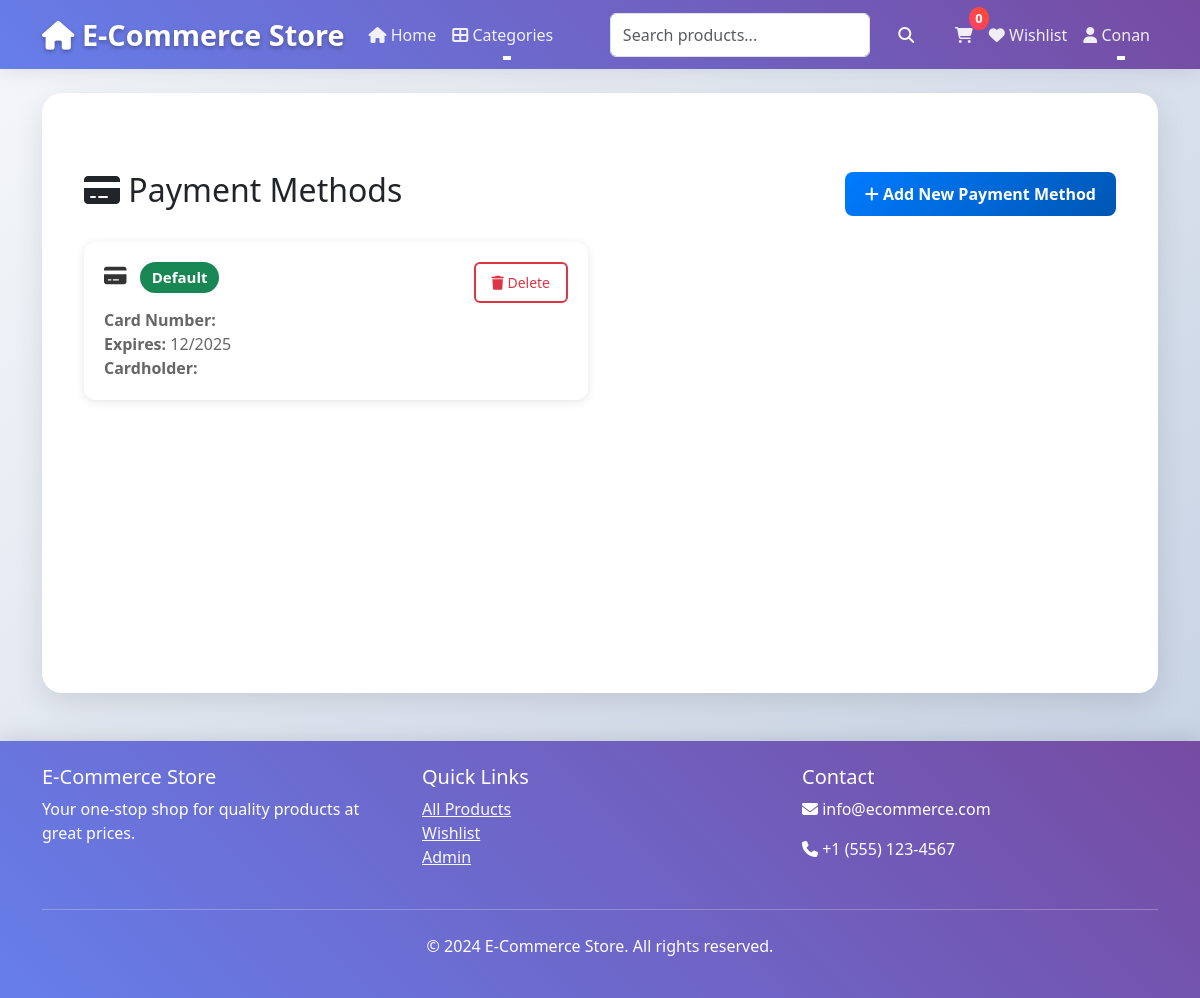
/payment-methods/ (signed in), run on the app's committed database.
### store/models.py (models this page shows, shortened)
class PaymentMethod(models.Model):
    PAYMENT_TYPES = [
        ("credit_card", "Credit Card"),
        ("debit_card", "Debit Card"),
        ("paypal", "PayPal"),
        ("bank_transfer", "Bank Transfer"),
    ]
    user = models.ForeignKey(
        User, on_delete=models.CASCADE, related_name="payment_methods"
    )
    payment_type = models.CharField(max_length=20, choices=PAYMENT_TYPES)
    card_number = models.CharField(
        max_length=19, blank=True, help_text="Encrypted card number"
    )
    cardholder_name = models.CharField(max_length=100, blank=True)
    card_last_four = models.CharField(max_length=4, blank=True)
    card_brand = models.CharField(max_length=20, blank=True)
    expiry_month = models.CharField(max_length=2, blank=True)
    expiry_year = models.CharField(max_length=4, blank=True)
    billing_address = models.ForeignKey(
        Address,
        on_delete=models.CASCADE,
        null=True,
        blank=True,
        related_name="payment_methods",
    )
    is_default = models.BooleanField(default=False)
    is_active = models.BooleanField(default=True)
    created_at = models.DateTimeField(auto_now_add=True)
    updated_at = models.DateTimeField(auto_now=True)
    class Meta:
        verbose_name = "Payment Method"
        verbose_name_plural = "Payment Methods"
        ordering = ["-is_default", "-created_at"]

### store/auth_views.py (the view)
class PaymentMethodListView(LoginRequiredMixin, ListView):
    model = PaymentMethod
    template_name = "store/auth/payment_method_list.html"
    context_object_name = "payment_methods"
    login_url = reverse_lazy("store:login")
    def get_queryset(self):
        return PaymentMethod.objects.filter(user=self.request.user, is_active=True)
    def get_context_data(self, **kwargs):
        context = super().get_context_data(**kwargs)
        context["title"] = "Payment Methods"
        context["subtitle"] = "Manage your payment information"
        return context

### store/context_processors.py (called while the page is built)
def categories(request):
    return {"categories": Category.objects.filter(is_active=True).order_by("name")}

### store/models.py (called while the page is built)
    def get_absolute_url(self):
        return reverse("store:category_detail", kwargs={"slug": self.slug})

### templates/store/auth/payment_method_list.html (shortened to what this page needs)
{% extends 'base.html' %}
{% load static %}
{% block content %}
<div class="container mt-5">
    <div class="row">
        <div class="col-md-12">
            <div class="d-flex justify-content-between align-items-center mb-4">
                <h2>
                    <i class="fas fa-credit-card"></i> Payment Methods
                </h2>
                <a href="{% url 'store:payment_method_create' %}" class="btn btn-primary">
                    <i class="fas fa-plus"></i> Add New Payment Method
                </a>
            </div>
            {% if payment_methods %}
                <div class="row">
                    {% for payment_method in payment_methods %}
                        <div class="col-md-6 mb-4">
                            <div class="card payment-method-card">
                                <div class="card-body">
                                    <div class="d-flex justify-content-between align-items-start">
                                        <div class="payment-info">
                                            <h5 class="card-title">
                                                <i class="fas fa-credit-card"></i>
                                                {% if payment_method.is_default %}
                                                    <span class="badge bg-success ms-2">Default</span>
                                                {% endif %}
                                            </h5>
                                            <p class="card-text">
                                                <strong>Card Number:</strong> {{ payment_method.card_number }}<br>
                                                <strong>Expires:</strong> {{ payment_method.expiry_month }}/{{ payment_method.expiry_year }}<br>
                                                <strong>Cardholder:</strong> {{ payment_method.cardholder_name }}
                                            </p>
                                        </div>
                                        <div class="payment-actions">
                                            <a href="{% url 'store:payment_method_delete' payment_method.id %}"
                                               class="btn btn-outline-danger btn-sm"
                                               onclick="return confirm('Are you sure you want to delete this payment method?')">
                                                <i class="fas fa-trash"></i> Delete
                                            </a>
                                        </div>
                                    </div>
                                </div>
                            </div>
                        </div>
                    {% endfor %}
                </div>
            {% endif %}
        </div>
    </div>
</div>
{% endblock %}

### templates/base.html (shortened to what this page needs)
<!DOCTYPE html>
<html lang="en">
<head>
    <link href="https://cdn.jsdelivr.net/npm/bootstrap@5.3.0/dist/css/bootstrap.min.css" rel="stylesheet">
    <link href="https://cdnjs.cloudflare.com/ajax/libs/font-awesome/6.4.0/css/all.min.css" rel="stylesheet">
</head>
<body>
    <nav class="navbar navbar-expand-lg navbar-dark bg-dark">
        <div class="container">
            <a class="navbar-brand" href="{% url 'store:home' %}">
                <i class="fas fa-home"></i> E-Commerce Store
            </a>
            <div class="collapse navbar-collapse" id="navbarNav">
                <ul class="navbar-nav me-auto">
                    <li class="nav-item">
                        <a class="nav-link" href="{% url 'store:product_list' %}">
                            <i class="fas fa-home"></i> Home
                        </a>
                    </li>
                    <li class="nav-item dropdown">
                        <a class="nav-link dropdown-toggle" href="#" role="button" data-bs-toggle="dropdown">
                            <i class="fas fa-th-large"></i> Categories
                        </a>
                    </li>
                </ul>
                <form class="d-flex search-form me-3" method="get" action="{% url 'store:search' %}">
                    <input class="form-control me-2" type="search" name="search" placeholder="Search products..."
                           value="{{ request.GET.search }}" aria-label="Search">
                    <button class="btn btn-outline-light" type="submit">
                        <i class="fas fa-search"></i>
                    </button>
                </form>
                <ul class="navbar-nav">
                    <li class="nav-item">
                        <a class="nav-link" href="{% url 'store:cart_list' %}" id="cart-link">
                            <i class="fas fa-shopping-cart"></i>
                            <span class="cart-count">0</span>
                        </a>
                    </li>
                    {% if user.is_authenticated %}
                        <li class="nav-item">
                            <a class="nav-link" href="{% url 'store:wishlist' %}">
                                <i class="fas fa-heart"></i> Wishlist
                            </a>
                        </li>
                        <li class="nav-item dropdown">
                            <a class="nav-link dropdown-toggle" href="#" role="button" data-bs-toggle="dropdown">
                                <i class="fas fa-user"></i> {{ user.first_name|default:user.username }}
                            </a>
                        </li>
                    {% endif %}
                </ul>
            </div>
        </div>
    </nav>
    <main class="container mt-4">
        <div class="main-content">
            {% block content %}{% endblock %}
        </div>
    </main>
    <footer class="footer mt-5 py-4">
        <div class="container">
            <div class="row">
                <div class="col-md-4">
                    <h5>E-Commerce Store</h5>
                    <p>Your one-stop shop for quality products at great prices.</p>
                </div>
                <div class="col-md-4">
                    <h5>Quick Links</h5>
                    <ul class="list-unstyled">
                        <li><a href="{% url 'store:product_list' %}" class="text-light">All Products</a></li>
                        <li><a href="{% url 'store:wishlist' %}" class="text-light">Wishlist</a></li>
                        <li><a href="{% url 'admin:index' %}" class="text-light">Admin</a></li>
                    </ul>
                </div>
                <div class="col-md-4">
                    <h5>Contact</h5>
                    <p><i class="fas fa-envelope"></i> info@ecommerce.com</p>
                    <p><i class="fas fa-phone"></i> +1 (555) 123-4567</p>
                </div>
            </div>
            <hr class="my-4">
            <div class="text-center">
                <p>&copy; 2024 E-Commerce Store. All rights reserved.</p>
            </div>
        </div>
    </footer>
</body>
</html>

### templates/base.html (style rules this page uses)
:root { --primary-color: #667eea; --secondary-color: #764ba2; --success-color: #56ab2f; --danger-color: #ff416c; --warning-color: #ff9a56; --info-color: #4ecdc4; --light-color: #f8f9fa; --dark-color: #2c3e50; --gradient-primary: linear-gradient(45deg, var(--primary-color), var(--secondary-color)); --gradient-success: linear-gradient(45deg, var(--success-color), #a8e6cf); --gradient-danger: linear-gradient(45deg, var(--danger-color), #ff4b2b); --gradient-warning: linear-gradient(45deg, var(--warning-color), #ffad56); --gradient-info: linear-gradient(45deg, var(--info-color), #6dd5ed); }
body { font-family: 'Segoe UI', Tahoma, Geneva, Verdana, sans-serif; background: linear-gradient(135deg, #f5f7fa 0%, #c3cfe2 100%); min-height: 100vh; }
.navbar { background: var(--gradient-primary) !important; box-shadow: 0 2px 20px rgba(0,0,0,0.1); backdrop-filter: blur(10px); }
.navbar-brand { font-weight: 700; font-size: 1.8rem; color: white !important; text-shadow: 0 2px 4px rgba(0,0,0,0.3); }
.navbar-nav .nav-link { color: rgba(255,255,255,0.9) !important; font-weight: 500; transition: all 0.3s ease; position: relative; }
.navbar-nav .nav-link::after { content: ''; position: absolute; width: 0; height: 2px; bottom: -5px; left: 50%; background: white; transition: all 0.3s ease; transform: translateX(-50%); }
.cart-count { background: var(--gradient-danger); color: white; border-radius: 50%; padding: 2px 6px; font-size: 0.8rem; font-weight: bold; position: absolute; top: -8px; right: -8px; min-width: 20px; text-align: center; }
.main-content { background: white; border-radius: 20px; box-shadow: 0 10px 30px rgba(0,0,0,0.1); margin: 20px 0; padding: 30px; min-height: calc(100vh - 200px); }
.badge { border-radius: 20px; font-weight: 600; padding: 8px 12px; font-size: 0.8rem; }
.btn { border-radius: 25px; font-weight: 600; padding: 10px 20px; transition: all 0.3s ease; border: none; position: relative; overflow: hidden; }
.btn::before { content: ''; position: absolute; top: 0; left: -100%; width: 100%; height: 100%; background: linear-gradient(90deg, transparent, rgba(255,255,255,0.2), transparent); transition: left 0.5s; }
.btn-primary { background: var(--gradient-primary); color: white; }
.footer { background: var(--gradient-primary); color: white; margin-top: 50px; padding: 40px 0; box-shadow: 0 -5px 20px rgba(0,0,0,0.1); }
.search-form { max-width: 500px; }

### templates/store/auth/payment_method_list.html (style rules this page uses)
.payment-method-card { border: 2px solid #e9ecef; border-radius: 12px; transition: all 0.3s ease; background: #fff; }
.payment-info h5 { color: #333; margin-bottom: 15px; }
.payment-info p { color: #666; margin-bottom: 0; }
.badge { font-size: 0.75em; }
.payment-actions { display: flex; gap: 10px; }
.btn-primary { background: linear-gradient(135deg, #007bff, #0056b3); border: none; padding: 10px 20px; font-weight: 600; border-radius: 8px; transition: all 0.3s ease; }
.btn-outline-danger { border: 2px solid #dc3545; color: #dc3545; padding: 8px 16px; font-weight: 500; border-radius: 6px; transition: all 0.3s ease; }
.card { border: none; box-shadow: 0 2px 10px rgba(0, 0, 0, 0.1); }
.card-body { padding: 20px; }

### data on the page
PaymentMethod: is_default "Default", expiry_month "12", expiry_year "2025"

### other printed values
{{ user.first_name|default:user.username }} "Conan"
